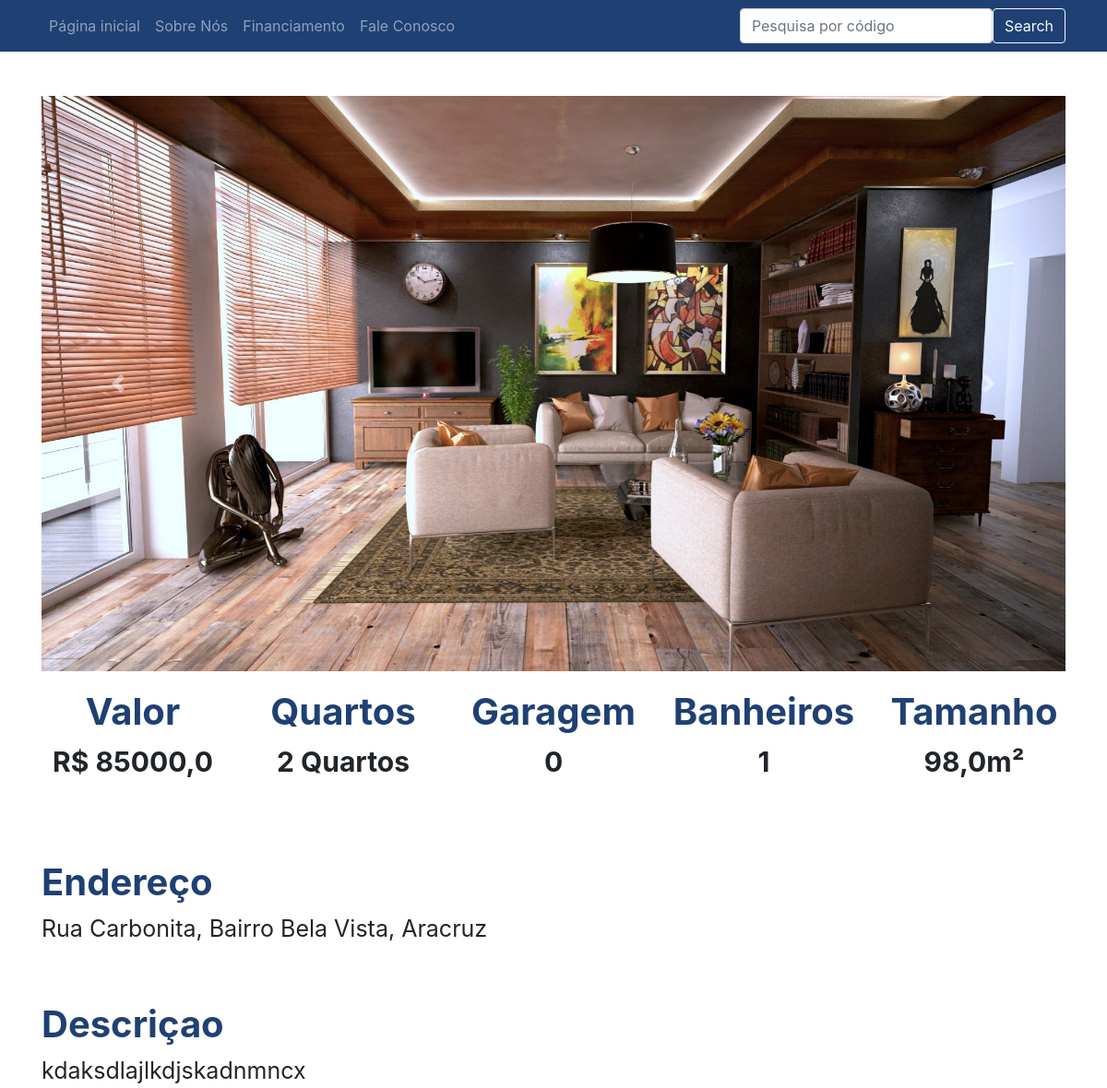
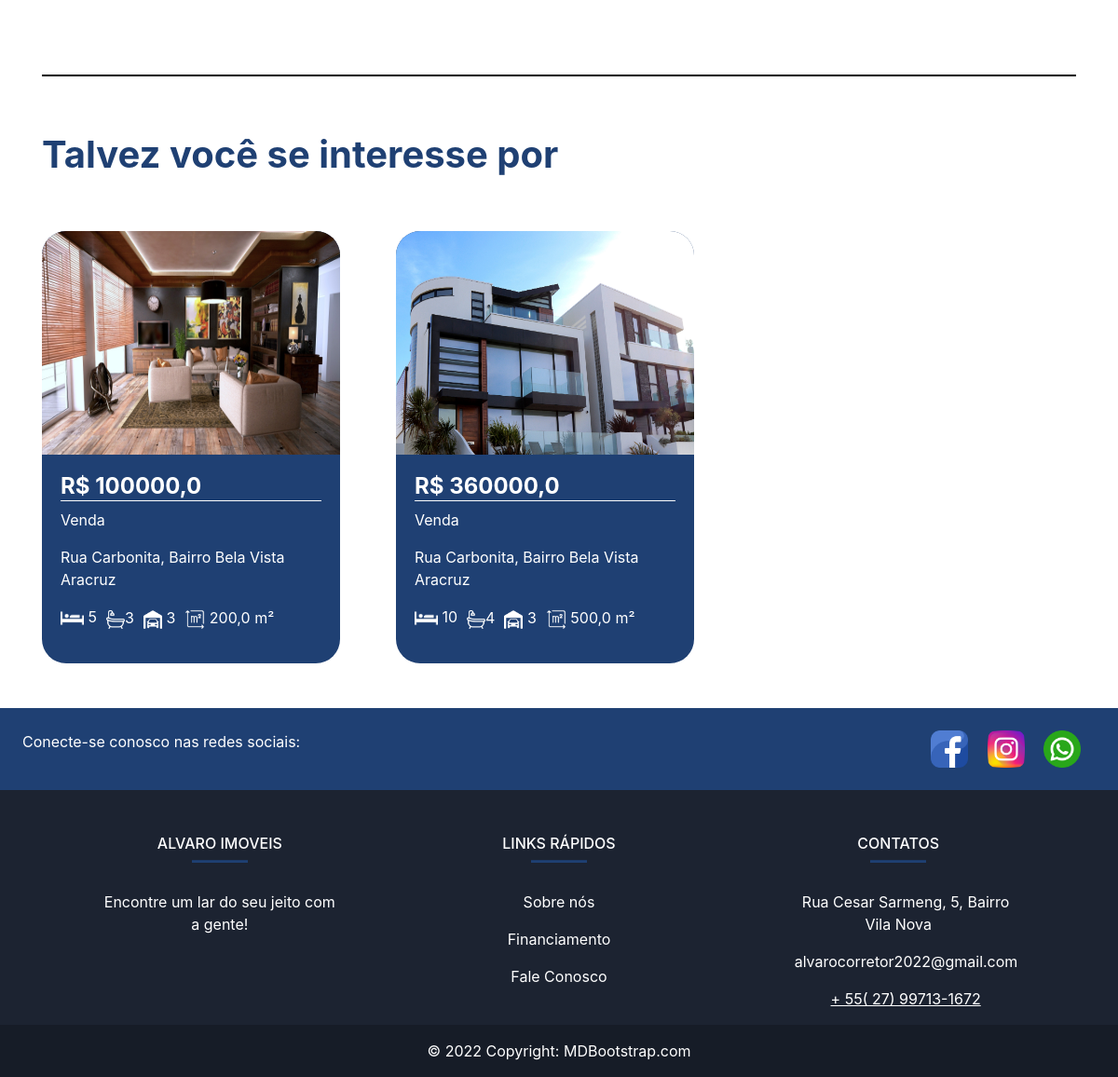
The page /imovel/8 on the database its author committed (2 pictures, top to bottom).
### plataforma/models.py (models this page shows, shortened)
class Imagem(models.Model):
    img = models.ImageField(upload_to='img')
    def __str__(self) -> str:
        return self.img.url

class Imovei(models.Model):
    choices = (('V', 'Venda'),
               ('A', 'Aluguel'))
    choices_imovel = (('A', 'Apartamento'),
                      ('C', 'Casa'),('L','Lote'))
    imagens = models.ManyToManyField(Imagem)
    valor = models.FloatField()
    quartos = models.IntegerField()
    tamanho = models.FloatField()
    cidade = models.ForeignKey(Cidade, on_delete=models.CASCADE)
    rua = models.CharField(max_length=50)
    bairro = models.CharField(max_length=60)
    tipo = models.CharField(max_length=1, choices=choices)
    tipo_imovel = models.CharField(max_length=1, choices=choices_imovel)
    numero = models.IntegerField()
    descricao = models.TextField()
    garagens = models.IntegerField()
    banheiros = models.IntegerField()

class Cidade(models.Model):
    nome = models.CharField(max_length=30)
    def __str__(self) -> str:
        return self.nome

### plataforma/views.py (the view)
# urls.py: path('imovel/<str:id>', views.imovel, name="imovel"),
def imovel(request, id):
    imovel = get_object_or_404(Imovei, id=id)
    sugestoes = Imovei.objects.filter(cidade=imovel.cidade).exclude(id=id)[:2]
    return render(request, 'imovel.html', {'imovel': imovel, 'sugestoes': sugestoes, 'id': id})

### plataforma/templates/imovel.html (shortened to what this page needs)
{% extends 'base.html' %}
{% load static %}
{% block 'head' %}
<link rel="stylesheet" href="{% static 'plataforma/css/home.css' %}">
{% endblock  %}
{% block 'body' %}
    <div style="text-align: center" class="container">
        <br>
        <br>
        <div id="carouselExampleControls" class="carousel slide" data-ride="carousel">
            <div class="carousel-inner">
                {% for img in imovel.imagens.all  %}
                    <div class="carousel-item {% if forloop.first %} active {% endif %}" >
                        <img class="d-block w-100" src="{{img}}" alt="First slide">
                    </div>
                {% endfor %}
            </div>
        <a class="carousel-control-prev" href="#carouselExampleControls" role="button" data-slide="prev">
            <span class="carousel-control-prev-icon" aria-hidden="true"></span>
        </a>
        <a class="carousel-control-next" href="#carouselExampleControls" role="button" data-slide="next">
            <span class="carousel-control-next-icon" aria-hidden="true"></span>
        </a>
    </div>
        <div class="row">
            <div class="col-md">
                <h3 class="titulo_especificacao">Valor</h3>
                <p class="especificacao">R$ {{imovel.valor}}</p>
            </div>
            <div class="col-md">
                <h3 class="titulo_especificacao">Quartos</h3>
                <p class="especificacao">{{imovel.quartos}} Quartos</p>
            </div>
            <div class="col-md">
                <h3 class="titulo_especificacao">Garagem</h3>
                <p class="especificacao">{{imovel.garagens}}</p>
            </div>
            <div class="col-md">
                <h3 class="titulo_especificacao">Banheiros</h3>
                <p class="especificacao">{{imovel.banheiros}}</p>
            </div>
            <div class="col-md">
                <h3 class="titulo_especificacao">Tamanho</h3>
                <p class="especificacao">{{imovel.tamanho}}m²</p>
            </div>
        </div>
        <br>
        <br>
        <div style="text-align: left">
            <h3 class="titulo_especificacao">Endereço</h3>
            <p class="especificacao_endereco">{{imovel.rua}}, {{imovel.bairro}}, {{imovel.cidade }}</p>
        </div>
        <br>
        <div style="text-align: left">
            <h3 class="titulo_especificacao">Descriçao</h3>
            <p class="especificacao_endereco">{{imovel.descricao}}</p>
            <br>
            <br>
        </div>
        <hr style="border: 1px solid black">
        <br>
        <div class="div_possivel_interesse">
            <h3 class="titulo_especificacao">Talvez você se interesse por</h3>
            <div class="row">
                {% for sugestao in sugestoes %}
                    <a href="{% url 'imovel' sugestao.id %}" class="a_none">
                        <div class="col-md-4">
                            <div class="card_imovel">
                                <img class="img_capa_imovel" src="{{sugestao.imagens.all.0.img.url}}">
                                <div class="informacoes_imoveis">
                                <a class="a_none" href="{% url 'imovel' sugestao.id %}"><h4 class="valor">R$ {{sugestao.valor}}</h4></a>
                                {% if sugestao.tipo == 'V' %}
                                <p>Venda</p>
                                {% endif %}
                                {{imovel.rua}}, {{imovel.bairro}}
                                <p>{{imovel.cidade}}</p>
                                <ul class="lista-detalhes" style="list-style: none;">
                                  <li>
                                    <img src="{% static '/img/cama.png'%}" alt="dormitórios" width="25px"> {{sugestao.quartos}}
                                  </li>
                                  <li>
                                    <img src="{% static '/img/banheira.png' %}" alt="banheiros" width="20px">{{sugestao.banheiros}}
                                  </li>
                                  <li>
                                    <img src="{% static '/img/garagem-privada.png' %}" alt="garagens " width="20px"> {{sugestao.garagens}}
                                  </li>
                                  <li>
                                    <img src="{% static '/img/area.png' %}" alt="metros quadrados" width="22px"> {{sugestao.tamanho}} m²
                                  </li>
                                </ul>
                                </div>
                            </div>
                        </div>
                    </a>
                {% endfor %}
            </div>
        </div>
    </div>
{% endblock  %}

### templates/static/css/base.css (style rules this page uses)
* { padding:0; margin:0; vertical-align:baseline; list-style:none; border:0 }

### templates/static/plataforma/css/home.css (style rules this page uses)
* { padding:0; margin:0; vertical-align:baseline; list-style:none; border:0; }
.card_imovel { background-color: #1F4073; width: 20rem; margin-top: 50px; border-radius: 26px; }
.img_capa_imovel { width: 20rem; height: 15rem; border-top-left-radius: 26px; border-top-right-radius: 26px; }
.informacoes_imoveis { padding: 20px; color: white; }
.valor { font-weight: bold; border-bottom: 1px solid white; }
.a_none { color: white; }
.titulo_especificacao { color: #1F4073; font-weight: bold; margin-top: 20px; font-size: 40px; }
.especificacao { font-size: 30px; font-weight: bold; }
.especificacao_endereco { font-size: 25px; }
.div_possivel_interesse { text-align: left; }
.lista-detalhes { display: flex; flex-direction: row; justify-content: flex-start; align-items: center; }
.lista-detalhes li { margin-right: 10px; }

### rows shown on the page
Imagem: img (picture)
Imovei: valor "85000,0", quartos "2", garagens "0", banheiros "1", tamanho "98,0", rua "Rua Carbonita", bairro "Bairro Bela Vista", cidade "Aracruz", descricao "kdaksdlajlkdjskadnmncx"
Imovei: imagens.all.0.img (picture), valor "100000,0", tipo "Venda", quartos "5", banheiros "3", garagens "3", tamanho "200,0"
Imovei: imagens.all.0.img (picture), valor "360000,0", tipo "Venda", quartos "10", banheiros "4", garagens "3", tamanho "500,0"
